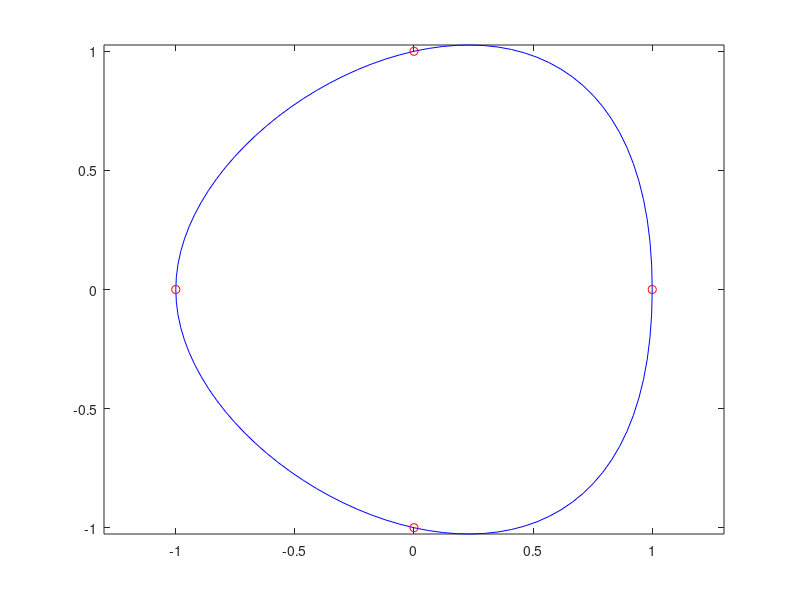

This chart was generated by the following MATLAB code: (Note: this script raises an error after producing the figure.)

% example of spline interpolation. the y-points contains two more points
% than the x-vector, so spline takes the first and last columns of y as
% endpoint slopes
x = pi*(0:.5:2); 
y = [0  1  0 -1  0  1  0; 
     1  0  1  0 -1  0  1];
pp = spline(x,y);
yy = ppval(pp, linspace(0,2*pi,101));
plot(yy(1,:),yy(2,:),'-b',y(1,2:5),y(2,2:5),'or')
axis equal

% same example, but now we have now condition on the endpoints
y = [ 1  0 -1  0  1 ; 
      0  1  0 -1  0 ];
pp = spline(x,y);
yy = ppval(pp, linspace(0,2*pi,101));
plot(yy(1,:),yy(2,:),'-b',y(1,2:5),y(2,2:5),'or')
axis equal

%%
% spline interpolation using generated path:
state.pos = 1 + 2*1i;
state.theta = 0.1;
state.dtheta = deg2rad(5);
state.speed = 0.3;
state.dspeed = 0.003;
k = 3;

path = gener_pred_path_iter(state,k);
clf
plot_circle(1+2i,0.3,"green")
for i=1:k
plot_circle(path(i),0.3)
end

% u = state.pos - path(1);
% v = path(end) - path(end-1);
% line1 = [real(u);imag(u)];
% line2 = [real(v);imag(v)];
% 
% slope_u = imag(u)/real(u);
% slope_v = imag(v)/real(v);
% 
% x = angle(path); 
% y = zeros(2,k+1);
% theta = angle(path)';
% r = abs(path)';
% y(1,:) = real(path); 
% y(2,:) = imag(path); 
% y = [line1,y,line2];
% y = [[0;.1],y,[0;0]]


theta = angle(path)';
r = abs(path)';
[x,y] = pol2cart(theta,r);

% interpolate with parameter t
t = (1:k);
v = [x,y];
% points to evaluate function

tt = linspace(0,4*k,100);
X = interp1(t,v,tt,'spline');
% plot

pp = spline(t,v');
V = ppval(pp, linspace(1,k*2,100));
plot(V(1,:),V(2,:),'-')
hold on
plot_circle(state.pos,.3)

f_spline =@(x) ppval(pp,x) 

%% Interpolation using interpl

% initial values
state.pos = 1 + 2*1i;
state.theta = 0.1;
state.dtheta = deg2rad(6);
state.speed = 0.1;
state.dspeed = +0.01;

k = 10;
% clf


% generate path
path = gener_pred_path_iter(state,k);
path = path(1:end);

n = length(path);

% plot positions
for i=1:length(path)
plot_circle(path(i),0.3)
end

theta = angle(path)';
r = abs(path)';
[x,y] = pol2cart(theta,r);

% interpolate with parameter t
t = (1:n);
v = [x,y];
% points to evaluate function

tt = linspace(0,4*n,100);
X = interp1(t,v,tt,'spline');
% plot


plot(x,y,'o');
hold on
plot(X(:,1),X(:,2));

for i=1:100
plot_circle(X(i,1) + 1i*X(i,2),0.3,"black")
title(sprintf("time=%0.01f",tt(i)))
pause(0.1)
end

% for t=1:100-n
%     A = X(t+n,1) + 1i*X(t+n,2);
%     plot_circle(A,0.3,"green")
% end



% plot_circle(X(100,1) + 1i*X(100,2),.3,"green")

%% Generating paths and doing trajectory and path-analysis

for j=1:30
% generate 2 paths:
stateA.pos = normrnd(-2,1) + normrnd(-2.5,3)*1i;
stateA.theta = normrnd(deg2rad(10),deg2rad(7));
stateA.dtheta = normrnd(deg2rad(10),deg2rad(6));
stateA.speed = gam_rnd(0.16,0.02);
stateA.dspeed = normrnd(-0.01,0.03);  
stateA.RUprop = RUprop;
stateA.id     = 1;

stateB.pos = normrnd(2,1) + normrnd(1,1)*1i;
stateB.theta = normrnd(pi,deg2rad(10));
stateB.dtheta = normrnd(0,deg2rad(3));
stateB.speed = normrnd(0.16,0.01);
stateB.dspeed = gam_rnd(0.01,0.001);
stateB.RUprop = RUprop;
stateB.id = 2;
pauseL = 1;

% ind = floor((1:k) + ((1:k)/5).^2 + ((1:k)/10).^3);
% ind = ind(ind<k);
% path2.pos = path2.pos(ind);

% k is the total path length. k is number of steps taken, or how far into
% the future the path is generated.
k = 80; 
path1 = gener_pred_path_iter(stateA,max_delta(1),k,ind);
path2 = gener_pred_path_iter(stateB,max_delta(2),k,ind);
k1     = path1.length;
k2     = path2.length;
tstop1 = path1.tstop;
tstop2 = path2.tstop;

clf
hold on
for i=1:length(path1.ind)
%     plot_circle(path1.pos(i),0.3,"green");
    plot(path1.pos(i),'o','color','green');
end
for i=1:length(path2.ind)
    plot_circle(path2.pos(i),0.3,"cyan");
end
% color starting points red
a=plot_circle(path1.pos(1),0.3,"red");
a.LineWidth=1;
b=plot_circle(path2.pos(1),0.3,"red");
b.LineWidth=1;

%%% translate complex coordinates to cartesian coordinates
x1 = real(path1.pos);
y1 = imag(path1.pos);

x2 = real(path2.pos);
y2 = imag(path2.pos);

% parameter values (time)
t1 = path1.ind - 1;
t2 = path2.ind - 1;
% corresponding output values (2d-positions)
v1 = [x1;y1];
v2 = [x2;y2];

% fit splines
splineA = pchip(t1,v1);
splineB = pchip(t2,v2);
ppA =@(t) ppval(splineA,t);
ppB =@(t) ppval(splineB,t);

% create piecewise fcn which ensures no crazy behviour for RUs that have
% stopped
ppA =@(t) pw_fcn(ppA,t,tstop1);
ppB =@(t) pw_fcn(ppB,t,tstop2);


% prevent algorithm from selecting times outside of the generated path if
% the acceleration is negative
tstop1 = min(k1,tstop1);
tstop2 = min(k2,tstop2);


%%%% functions that determines search range of fminsearch:
% discourage optimum after RU stops
bound_stop = @(t) (1+exp((t(1)-tstop1)/0.001))*...
                  (1+exp((t(2)-tstop2)/0.001));
% fcn that discourages fmin to search for negative minima
bound_noneg = @(t) (1+exp(-t/0.001));

% define distance functions
d_prox_t =@(t) norm(ppA(t(1)) - ppB(t(2)))*...
                bound_noneg(t(1))*bound_noneg(t(2))*...
                bound_stop(t);
d_min_t  =@(t) norm(ppA(t) - ppB(t))*...
                bound_noneg(t);

%%%% optimization %%%%
% find proximity points, minimum sep. points, and corresponding times
tic
options = optimset('TolX',1);
[t_prox,d_prox] = fminsearch(d_prox_t, [1,1],    options);
[t_min,d_min]   = fminsearch(d_min_t, t_prox(1), options);
toc

% find tangent lines at proximity and minimum points
h = 0.0001;
if k1-1 < t_prox(1)
    slope_proxA = path1.slope;
else
    slope_proxA = differentiate(ppA, t_prox(1),h);
    slope_proxA = slope_proxA(2)/slope_proxA(1);
end
if k1-1 < t_min
    slope_minA  = path1.slope;
else
    slope_minA = differentiate(ppA,t_min,h);
    slope_minA = slope_minA(2)/slope_minA(1);
end
slope_proxB = differentiate(ppB, t_prox(2), h);
slope_minB  = differentiate(ppB, t_min,     h);
 

% compute proximity points and minimality points
Aprox = cart2complex(ppA(t_prox(1)));
Bprox = cart2complex(ppB(t_prox(2)));
Amin  = cart2complex(ppA(t_min));
Bmin  = cart2complex(ppB(t_min));

Aprox_pert = Aprox + 1 + 1i*slope_proxA;
Bprox_pert = Bprox + slope_proxB(1) + 1i*slope_proxB(2);
Amin_pert  = Amin + 1 + 1i*slope_minA;
Bmin_pert  = Bmin  + slope_minB(1)  + 1i*slope_minB(2);

ta = t_prox(1);
tb = t_prox(2);
Tadv = ta - tb;

orient(1) = find_side(1 + 1i*slope_minA,Bmin-Amin);
orient(2) = find_side(slope_minB(1) + 1i*slope_minB(2),Amin-Bmin);


%%%% plotting %%%%
% points to evaluate function (for plotting only)
tt1 = linspace(0,path1.ind(end),200);
tt2 = linspace(0,path2.ind(end),200);
V1 = ppval(splineA, tt1);
V2 = ppval(splineB, tt2);

% plot spline curve fits
a=plot(V1(1,:),V1(2,:),'-','color','green');
a.LineWidth=1;
a=plot(V2(1,:),V2(2,:),'-','color','blue');
a.LineWidth=1;

% plot proximity points
a=plot_circle(Amin,.3,"black");
a.LineWidth=1;
b=plot_circle(Bmin,.3,"black");
b.LineWidth=1;
drawline([Amin, Amin_pert],'black');
drawline([Bmin, Bmin_pert],'black');
title(sprintf("(%s,%s), t_{min} = %0.01f, t_{prox}=(%0.01f,%0.01f)",...
                            orient(1),orient(2),t_min,ta,tb))

xlim([-10,10])

a = plot_circle(Aprox,.3,"magenta");
a.LineWidth = 1;
b = plot_circle(Bprox,.3,"magenta");
b.LineWidth = 1;

pause(pauseL)
end




